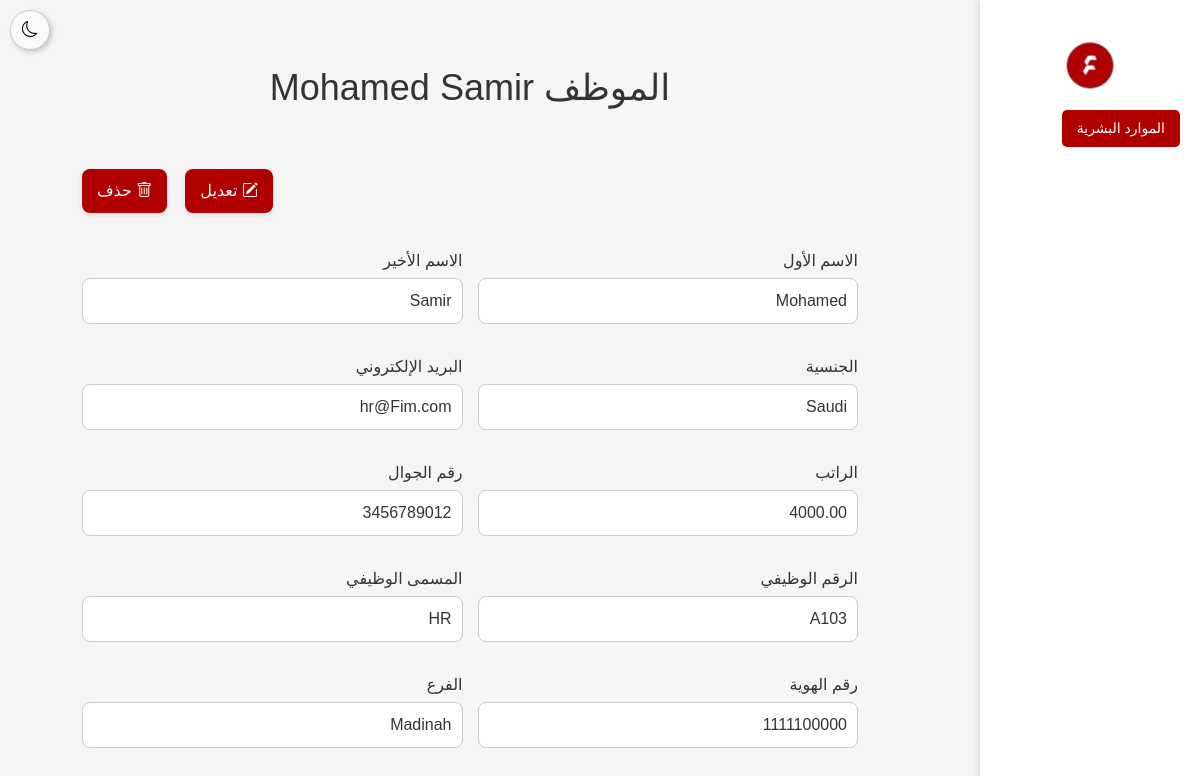
The app's page /php/Employee Info.php?employee_id=13 with its own data.
### tables this page shows
CREATE TABLE IF NOT EXISTS `employee_info` (
  `employee_id` int NOT NULL AUTO_INCREMENT,
  `first_name` varchar(20) NOT NULL,
  `last_name` varchar(20) NOT NULL,
  `Id_number` varchar(20) NOT NULL,
  `nationality` varchar(50) DEFAULT NULL,
  `job_title` varchar(30) NOT NULL,
  `job_number` varchar(20) DEFAULT NULL,
  `work_mobile` varchar(20) DEFAULT NULL,
  `salary` decimal(10,2) DEFAULT NULL,
  `work_email` varchar(40) NOT NULL,
  `branch` varchar(50) DEFAULT NULL,
  PRIMARY KEY (`employee_id`),
  KEY `idx_employeeinfo_empnum` (`Id_number`)
);

### php/Employee Info.php (the view, shortened to what this page needs)
<?php
require_once '../backend/conn.php';
$employee_id = $_GET['employee_id'];
try {
    $stmt = $pdo->prepare("SELECT * FROM employee_info WHERE employee_id = ?");
    $stmt->execute([$employee_id]);
    $employee = $stmt->fetch(PDO::FETCH_ASSOC);
} catch (PDOException $e) {
    die("Error: " . $e->getMessage());
}
?>
<!DOCTYPE html>
<html lang="ar" dir="rtl">
<head>
    <link href="https://cdn.jsdelivr.net/npm/bootstrap@5.3.0/dist/css/bootstrap.min.css" rel="stylesheet">
    <link href="https://cdn.jsdelivr.net/npm/bootstrap-icons/font/bootstrap-icons.css" rel="stylesheet">
    <link rel="stylesheet" href="../css/EmployeInfo1.css">
    <link rel="stylesheet" href="../css/dark-mode.css">
</head>
<body>
    <div class="container">
        <aside class="sidebar">
            <div class="logo">
                <img src="../assets/fim.png" alt="شعار فيم" class="img-fluid">
            </div>
            <div class="dropdown">
                <button class="dropdown-btn">الموارد البشرية</button>
            </div>
        </aside>
        <main class="main-content">
            <header>
                <div class="employee-header">
                    <h1>الموظف <?php echo htmlspecialchars($employee['first_name'] . ' ' . $employee['last_name']); ?></h1>
                </div>
            </header>
            <div class="action-buttons d-flex mb-3">
                <form method="POST" action="Employee Info.php?employee_id=<?php echo urlencode($employee_id); ?>" onsubmit="return confirm('هل أنت متأكد من حذف هذا الموظف؟ هذا الإجراء غير قابل للإلغاء.');">
                    <button type="submit" name="delete_employee" class="btn btn-danger me-2">
                        <i class="bi bi-trash"></i> حذف
                    </button>
                </form>
                <button class="btn btn-secondary" data-bs-toggle="modal" data-bs-target="#editEmployeeModal">
                    <i class="bi bi-pencil-square"></i> تعديل
                </button>
            </div>
            <form class="employee-form">
                <div class="form-group mb-3">
                    <label for="first-name" class="form-label">الاسم الأول</label>
                    <input type="text" id="first-name" value="<?php echo htmlspecialchars($employee['first_name']); ?>" readonly class="form-control">
                </div>
                <div class="form-group mb-3">
                    <label for="last-name" class="form-label">الاسم الأخير</label>
                    <input type="text" id="last-name" value="<?php echo htmlspecialchars($employee['last_name']); ?>" readonly class="form-control">
                </div>
                <div class="form-group mb-3">
                    <label for="nationality" class="form-label">الجنسية</label>
                    <input type="text" id="nationality" value="<?php echo htmlspecialchars($employee['nationality'] ?? ''); ?>" readonly class="form-control">
                </div>
                <div class="form-group mb-3">
                    <label for="email" class="form-label">البريد الإلكتروني</label>
                    <input type="email" id="email" value="<?php echo htmlspecialchars($employee['work_email'] ?? ''); ?>" readonly class="form-control">
                </div>
                <div class="form-group mb-3">
                    <label for="salary" class="form-label">الراتب</label>
                    <input type="text" id="salary" value="<?php echo htmlspecialchars($employee['salary'] ?? ''); ?>" readonly class="form-control">
                </div>
                <div class="form-group mb-3">
                    <label for="mobile" class="form-label">رقم الجوال</label>
                    <input type="text" id="mobile" value="<?php echo htmlspecialchars($employee['work_mobile'] ?? ''); ?>" readonly class="form-control">
                </div>
                <div class="form-group mb-3">
                    <label for="job_number" class="form-label">الرقم الوظيفي</label>
                    <input type="text" id="job_number" value="<?php echo htmlspecialchars($employee['job_number'] ?? ''); ?>" readonly class="form-control">
                </div>
                <div class="form-group mb-3">
                    <label for="job_title" class="form-label">المسمى الوظيفي</label>
                    <input type="text" id="job_title" value="<?php echo htmlspecialchars($employee['job_title'] ?? ''); ?>" readonly class="form-control">
                </div>
                <div class="form-group mb-3">
                    <label for="id_number" class="form-label">رقم الهوية</label>
                    <input type="text" id="id_number" value="<?php echo htmlspecialchars($employee['Id_number'] ?? ''); ?>" readonly class="form-control">
                </div>
                <div class="form-group mb-3">
                    <label for="branch" class="form-label">الفرع</label>
                    <input type="text" id="branch" value="<?php echo htmlspecialchars($employee['branch'] ?? ''); ?>" readonly class="form-control">
                </div>
            </form>
        </main>
    </div>
    <button id="darkModeToggle">
        <i id="darkModeIcon" class="bi bi-moon"></i>
        </button>
</body>
</html>

### css/EmployeInfo1.css (style rules this page uses)
body { font-family: 'Tajawal', sans-serif; margin: 0; padding: 0; background-color: #f5f5f5; display: flex; direction: rtl; height: 100vh; }
.container { background-color: #f5f5f5; display: flex; width: 100%; }
.sidebar { position: fixed; top: 0; right: 0; width: 220px; height: 100vh; background-color: #fff; box-shadow: -2px 0 5px rgba(0, 0, 0, 0.1); padding: 20px; z-index: 1000; }
.logo img { width: 50px; height: 50px; border-radius: 50%; display: block; margin: 20px auto; }
.dropdown { position: relative; display: inline-block; }
.dropdown-btn { background-color: #B10000; color: white; padding: 8px 15px; font-size: 14px; border: none; cursor: pointer; border-radius: 5px; }
.main-content { margin-right: 280px; width: calc(100% - 300px); padding: 20px; background-color: #f5f5f5; min-height: 80vh; display: flex; flex-direction: column; justify-content: center; }
header h1 { font-size: 36px; margin-bottom: 30px; color: #333; text-align: center; }
header { margin-top: 30px; margin-bottom: 30px; }
.action-buttons { display: flex; flex-direction: row-reverse; align-items: center; justify-content: flex-start; gap: 10px; }
.action-buttons button { background-color: #B10000; color: #fff; width: auto; height: auto; padding: 10px 15px; border: none; border-radius: 8px; box-shadow: 0 2px 5px rgba(0, 0, 0, 0.1); cursor: pointer; font-size: 16px; transition: transform 0.3s ease, box-shadow 0.3s ease; text-align: center; }
.employee-form { display: grid; grid-template-columns: repeat(2, 1fr); gap: 15px; margin-top: 20px; }
.form-group { display: flex; flex-direction: column; }
.form-group label { margin-bottom: 5px; font-size: 16px; color: #333; }
.form-group input { padding: 10px; font-size: 16px; border: 1px solid #ccc; border-radius: 8px; background-color: #fff; color: #333; pointer-events: none; }

### css/dark-mode.css (style rules this page uses)
#darkModeToggle { position: fixed; left: 10px; top: 10px; width: 40px; height: 40px; border-radius: 50%; background-color: #f8f9fa; border: 1px solid #ccc; box-shadow: 2px 2px 5px rgba(0, 0, 0, 0.2); display: flex; align-items: center; justify-content: center; cursor: pointer; transition: all 0.3s ease; }

### php/Employee Info.php (style rules this page uses)
.employee-form input, .employee-form select, .employee-form textarea { cursor: text; }

### records on screen
employee_info: first_name+last_name "Mohamed Samir", first_name "Mohamed", last_name "Samir", nationality "Saudi", work_email "hr@Fim.com", salary "4000.00", work_mobile "3456789012", job_number "A103", job_title "HR", Id_number "1111100000", branch "Madinah"
